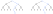

Write gnuplot code to recreate this figure.
#
# INSERT LEAF
#
WIDTH  = 53
HEIGHT = 14

X_SPACING = 30
Y_SPACING = 18

dx = real(3)
dy = real(3)

load "docs/plots/figures/graph.gnuplot"
load "docs/plots/components.gnuplot"
load "docs/plots/ruler.gnuplot"
load "docs/plots/colors.gnuplot"

COLOR_1 = BLUE
COLOR_2 = ORANGE
COLOR_3 = CYAN
COLOR_4 = PINK

X_OFFSET = 0
Y_OFFSET = 1 + Y_SPACING * 0

eval spot(dx*4, dy*0, COLOR_1)
eval line(dx*4, dy*0, dx*2, dy*1, 0, 1, BLACK)
eval link(dx*4, dy*0, dx*6, dy*1, 1, 1, COLOR_1)


eval spot(dx*2, dy*1, BLACK)
eval line(dx*2, dy*1, dx*1, dy*2, 0, 1, BLACK)
eval line(dx*2, dy*1, dx*3, dy*2, 0, 1, BLACK)

eval spot(dx*6, dy*1, COLOR_1)
eval link(dx*6, dy*1, dx*5, dy*2, 1, 1, COLOR_1)
eval line(dx*6, dy*1, dx*7, dy*2, 0, 1, BLACK)


eval spot(dx*1, dy*2, BLACK)
eval line(dx*1, dy*2, dx*1 - 0.5*dx, dy*3, 0, 1, BLACK)
eval line(dx*1, dy*2, dx*1 + 0.5*dx, dy*3, 0, 1, BLACK)

eval spot(dx*3, dy*2, BLACK)
eval line(dx*3, dy*2, dx*3 - 0.5*dx, dy*3, 0, 1, BLACK)
eval line(dx*3, dy*2, dx*3 + 0.5*dx, dy*3, 0, 1, BLACK)

eval spot(dx*5, dy*2, COLOR_1)
eval link(dx*5, dy*2, dx*5 - 0.5*dx, dy*3, 1, 1, COLOR_1)
eval line(dx*5, dy*2, dx*5 + 0.5*dx, dy*3, 0, 1, BLACK)

eval spot(dx*7, dy*2, BLACK)
eval line(dx*7, dy*2, dx*7 - 0.5*dx, dy*3, 0, 1, BLACK)
eval line(dx*7, dy*2, dx*7 + 0.5*dx, dy*3, 0, 1, BLACK)


eval spot(dx*0  + 0.5*dx, dy*3, BLACK)
eval spot(dx*1  + 0.5*dx, dy*3, BLACK)
eval spot(dx*2  + 0.5*dx, dy*3, BLACK)
eval spot(dx*3  + 0.5*dx, dy*3, BLACK)
eval spot(dx*4  + 0.5*dx, dy*3, COLOR_1)
eval spot(dx*5  + 0.5*dx, dy*3, BLACK)
eval spot(dx*6  + 0.5*dx, dy*3, BLACK)
eval spot(dx*7  + 0.5*dx, dy*3, BLACK)

eval link(dx*4  + 0.5*dx, dy*3, dx*5, dy*4, 1, 1, COLOR_1)
eval leaf(dx*5, dy*4, COLOR_1)






















X_OFFSET = 0 + X_SPACING
Y_OFFSET = 1 + Y_SPACING * 0

eval spot(dx*4, dy*0, COLOR_1)
eval line(dx*4, dy*0, dx*2, dy*1, 0, 1, BLACK)
eval line(dx*4, dy*0, dx*6, dy*1, 0, 4, COLOR_1)


eval spot(dx*2, dy*1, BLACK)
eval line(dx*2, dy*1, dx*1, dy*2, 0, 1, BLACK)
eval line(dx*2, dy*1, dx*3, dy*2, 0, 1, BLACK)

eval spot(dx*6, dy*1, COLOR_1)
eval line(dx*6, dy*1, dx*5, dy*2, 0, 4, COLOR_1)
eval line(dx*6, dy*1, dx*7, dy*2, 0, 1, BLACK)


eval spot(dx*1, dy*2, BLACK)
eval line(dx*1, dy*2, dx*1 - 0.5*dx, dy*3, 0, 1, BLACK)
eval line(dx*1, dy*2, dx*1 + 0.5*dx, dy*3, 0, 1, BLACK)

eval spot(dx*3, dy*2, BLACK)
eval line(dx*3, dy*2, dx*3 - 0.5*dx, dy*3, 0, 1, BLACK)
eval line(dx*3, dy*2, dx*3 + 0.5*dx, dy*3, 0, 1, BLACK)

eval spot(dx*5, dy*2, COLOR_1)
eval line(dx*5, dy*2, dx*5 - 0.5*dx, dy*3, 0, 4, COLOR_1)
eval line(dx*5, dy*2, dx*5 + 0.5*dx, dy*3, 0, 1, BLACK)

eval spot(dx*7, dy*2, BLACK)
eval line(dx*7, dy*2, dx*7 - 0.5*dx, dy*3, 0, 1, BLACK)
eval line(dx*7, dy*2, dx*7 + 0.5*dx, dy*3, 0, 1, BLACK)


eval spot(dx*0  + 0.5*dx, dy*3, BLACK)
eval spot(dx*1  + 0.5*dx, dy*3, BLACK)
eval spot(dx*2  + 0.5*dx, dy*3, BLACK)
eval spot(dx*3  + 0.5*dx, dy*3, BLACK)
eval spot(dx*4  + 0.5*dx, dy*3, COLOR_1)
eval spot(dx*5  + 0.5*dx, dy*3, BLACK)
eval spot(dx*6  + 0.5*dx, dy*3, BLACK)
eval spot(dx*7  + 0.5*dx, dy*3, BLACK)

eval line(dx*4  + 0.5*dx, dy*3, dx*5, dy*4, 0, 4, COLOR_1)
eval spot(dx*5, dy*4, COLOR_1)






plot NaN notitle
